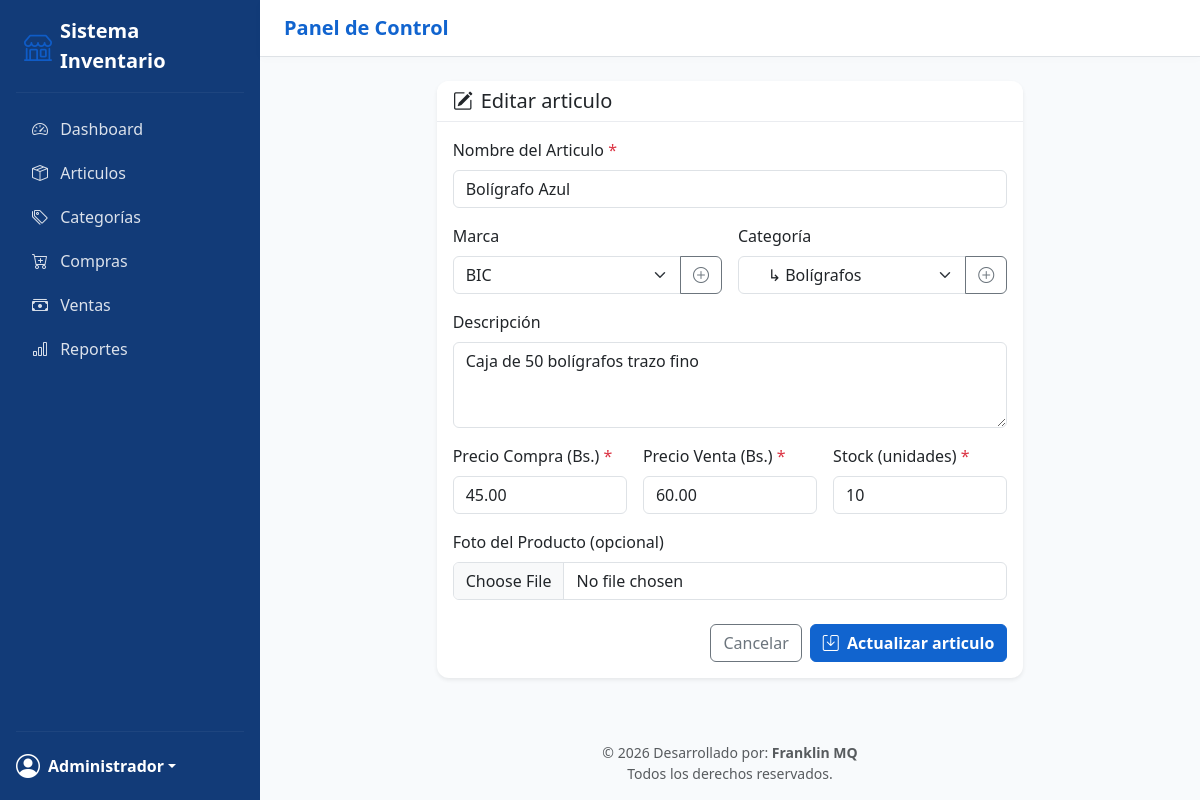
The app's page /index.php?action=articulo-editar&id=2 (signed in) with its own data.
### tables this page shows
CREATE TABLE articulos (
    id INT AUTO_INCREMENT PRIMARY KEY,
    nombre VARCHAR(200) NOT NULL,
    descripcion TEXT NULL,
    categoria_id INT NULL,
    precio_compra DECIMAL(10,2) NOT NULL DEFAULT 0,
    precio_venta DECIMAL(10,2) NOT NULL DEFAULT 0,
    stock INT NOT NULL DEFAULT 0,
    marca_id INT NULL,
    imagen VARCHAR(255) NULL,
    creado_en TIMESTAMP DEFAULT CURRENT_TIMESTAMP,
    FOREIGN KEY (categoria_id) REFERENCES categorias(id) ON DELETE SET NULL,
    FOREIGN KEY (marca_id) REFERENCES marcas(id) ON DELETE SET NULL
);

CREATE TABLE marcas (
    id INT AUTO_INCREMENT PRIMARY KEY,
    nombre VARCHAR(100) NOT NULL UNIQUE
);

CREATE TABLE categorias (
    id INT AUTO_INCREMENT PRIMARY KEY,
    nombre VARCHAR(100) NOT NULL,
    parent_id INT NULL,
    FOREIGN KEY (parent_id) REFERENCES categorias(id) ON DELETE SET NULL
);

### app/core/Controller.php (called while the page is built, shortened)
<?php
class Controller
{
    protected function render(string $view, array $data = []): void
    {
        extract($data);
        $viewPath = __DIR__ . "/../views/{$view}.php";
        require __DIR__ . '/../views/layout/header.php';
        require $viewPath;
        require __DIR__ . '/../views/layout/footer.php';
    }
}

### app/controllers/ArticuloController.php (called while the page is built, shortened)
<?php
require_once __DIR__ . '/../core/Controller.php';
require_once __DIR__ . '/../models/Articulo.php';
class ArticuloController extends Controller
{
    private Articulo $articuloModel;
    private Categoria $categoriaModel;
    private Marca $marcaModel;
    public function __construct()
    {
        $this->articuloModel  = new Articulo();
        $this->categoriaModel = new Categoria();
        $this->marcaModel     = new Marca();
    }
    public function editar(): void
    {
        $id       = (int) ($_GET['id'] ?? 0);
        $articulo = $this->articuloModel->obtenerPorId($id);
        $this->render('articulos/edit', [
            'articulo'   => $articulo,
            'categorias' => $this->categoriaModel->obtenerTodas(),
            'marcas'     => $this->marcaModel->obtenerTodas(),
            'errores'    => [],
        ]);
    }
}

### app/config/database.php (called while the page is built)
<?php
return [
    'host'    => 'localhost',
    'dbname'  => 'libreria_inventario',
    'user'    => 'root',
    'pass'    => '',
    'charset' => 'utf8mb4',
];

### app/core/Database.php (called while the page is built)
<?php
class Database
{
    private static ?PDO $instance = null;
    public static function getConnection(): PDO
    {
        if (self::$instance === null) {
            $config = require __DIR__ . '/../config/database.php';
            $dsn = "mysql:host={$config['host']};dbname={$config['dbname']};charset={$config['charset']}";
            try {
                self::$instance = new PDO($dsn, $config['user'], $config['pass'], [
                    PDO::ATTR_ERRMODE            => PDO::ERRMODE_EXCEPTION,
                    PDO::ATTR_DEFAULT_FETCH_MODE => PDO::FETCH_ASSOC,
                    PDO::ATTR_EMULATE_PREPARES   => false,
                ]);
            } catch (PDOException $e) {
                die('Error de conexión a la base de datos: ' . $e->getMessage());
            }
        }
        return self::$instance;
    }
}

### app/models/Articulo.php (called while the page is built, shortened)
<?php
require_once __DIR__ . '/../core/Database.php';
class Articulo
{
    private PDO $db;
    public function __construct()
    {
        $this->db = Database::getConnection();
    }
    public function obtenerPorId(int $id): ?array
    {
        $stmt = $this->db->prepare(
            "SELECT p.*, c.nombre AS categoria_nombre, m.nombre AS marca_nombre
             FROM articulos p
             LEFT JOIN categorias c ON c.id = p.categoria_id
             LEFT JOIN marcas m ON m.id = p.marca_id
             WHERE p.id = :id"
        );
        $stmt->execute([':id' => $id]);
        $articulo = $stmt->fetch();
        return $articulo ?: null;
    }
}

### app/models/Marca.php (called while the page is built, shortened)
<?php
require_once __DIR__ . '/../core/Database.php';
class Marca
{
    private PDO $db;
    public function __construct()
    {
        $this->db = Database::getConnection();
    }
    public function obtenerTodas(): array
    {
        return $this->db->query("SELECT * FROM marcas ORDER BY nombre ASC")->fetchAll();
    }
}

### app/models/Categoria.php (called while the page is built, shortened)
<?php
require_once __DIR__ . '/../core/Database.php';
class Categoria
{
    private PDO $db;
    public function __construct()
    {
        $this->db = Database::getConnection();
    }
    public function obtenerTodas(): array
    {
        return $this->db->query("SELECT * FROM categorias ORDER BY nombre ASC")->fetchAll();
    }
}

### app/views/articulos/_form.php (the view, shortened to what this page needs)
<?php
$valores = $articulo ?? $old ?? [];
$val = fn($campo) => htmlspecialchars($valores[$campo] ?? '');
?>
<div class="row g-3">
    <div class="col-md-12">
        <label class="form-label">Nombre del Articulo <span class="text-danger">*</span></label>
        <input type="text" name="nombre" value="<?= $val('nombre') ?>"
               class="form-control <?= isset($errores['nombre']) ? 'is-invalid' : '' ?>">
    </div>
    <div class="col-md-6">
        <label class="form-label">Marca</label>
        <div class="input-group">
            <select name="marca_id" id="marca_id" class="form-select">
                <?php foreach ($marcas as $marca): ?>
                    <option value="<?= $marca['id'] ?>" <?= (($valores['marca_id'] ?? '') == $marca['id']) ? 'selected' : '' ?>>
                        <?= htmlspecialchars($marca['nombre']) ?>
                    </option>
                <?php endforeach; ?>
            </select>
            <button class="btn btn-outline-secondary" type="button" data-bs-toggle="modal" data-bs-target="#modalMarca" title="Nueva Marca">
                <i class="bi bi-plus-circle"></i>
            </button>
        </div>
    </div>
    <div class="col-md-6">
        <label class="form-label">Categoría</label>
        <div class="input-group">
            <select name="categoria_id" id="categoria_id" class="form-select">
                <?php
                $principales = array_filter($categorias, fn($c) => empty($c['parent_id']));
                $subcategorias = array_filter($categorias, fn($c) => !empty($c['parent_id']));
                ?>
                <?php foreach ($principales as $principal): ?>
                    <?php foreach ($subcategorias as $sub): ?>
                        <?php if ($sub['parent_id'] == $principal['id']): ?>
                            <option value="<?= $sub['id'] ?>" <?= (($valores['categoria_id'] ?? '') == $sub['id']) ? 'selected' : '' ?>>
                                &nbsp;&nbsp;&nbsp;&nbsp;&#8627; <?= htmlspecialchars($sub['nombre']) ?>
                            </option>
                        <?php endif; ?>
                    <?php endforeach; ?>
                <?php endforeach; ?>
            </select>
            <button class="btn btn-outline-secondary" type="button" data-bs-toggle="modal" data-bs-target="#modalCategoria" title="Nueva Categoría">
                <i class="bi bi-plus-circle"></i>
            </button>
        </div>
    </div>
    <div class="col-md-12">
        <label class="form-label">Descripción</label>
        <textarea name="descripcion" class="form-control" rows="3"><?= $val('descripcion') ?></textarea>
    </div>
    <div class="col-md-4">
        <label class="form-label">Precio Compra (Bs.) <span class="text-danger">*</span></label>
        <input type="number" step="0.01" min="0" name="precio_compra" value="<?= $val('precio_compra') ?>"
               class="form-control <?= isset($errores['precio_compra']) ? 'is-invalid' : '' ?>">
    </div>
    <div class="col-md-4">
        <label class="form-label">Precio Venta (Bs.) <span class="text-danger">*</span></label>
        <input type="number" step="0.01" min="0" name="precio_venta" value="<?= $val('precio_venta') ?>"
               class="form-control <?= isset($errores['precio_venta']) ? 'is-invalid' : '' ?>">
    </div>
    <div class="col-md-4">
        <label class="form-label">Stock (unidades) <span class="text-danger">*</span></label>
        <input type="number" min="0" name="stock" value="<?= $val('stock') ?>"
               class="form-control <?= isset($errores['stock']) ? 'is-invalid' : '' ?>">
    </div>
    <div class="col-md-12">
        <label class="form-label">Foto del Producto (opcional)</label>
        <input type="file" name="imagen" class="form-control" accept="image/*">
    </div>
</div>

### public/assets/css/style.css (style rules this page uses)
:root { --brand-dark: #123B78; --brand-primary: #1164CF; --brand-hover: #1C4689; --brand-accent: #0F5CC7; --bg-soft: #F8FAFC; --text-gray: #667085; }

### records on screen
articulos: nombre "Bolígrafo Azul", marca_id "BIC", categoria_id "↳ Bolígrafos", descripcion "Caja de 50 bolígrafos trazo fino", precio_compra "45.00", precio_venta "60.00", stock "10"

### other values on screen
$_SESSION['user_name'] "Administrador"
